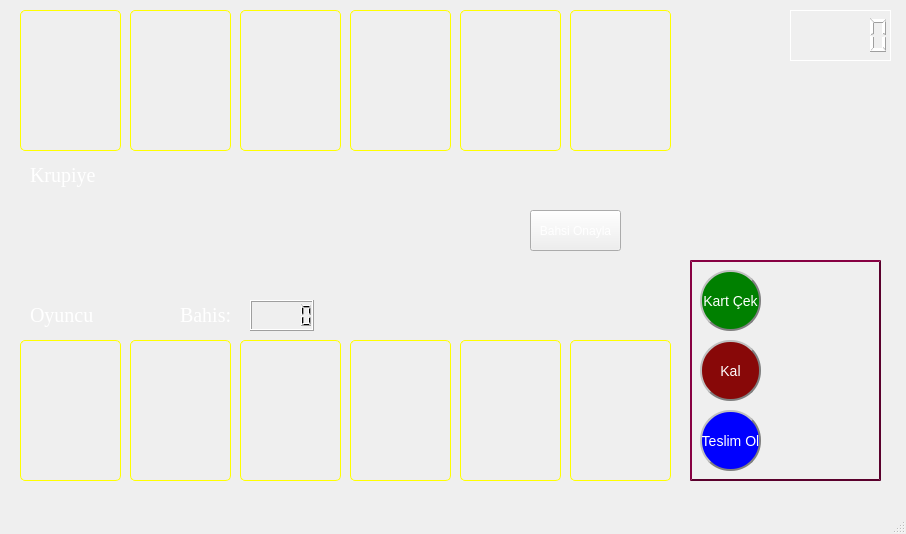
<?xml version="1.0" encoding="UTF-8"?>
<ui version="4.0">
 <class>MainWindow</class>
 <widget class="QMainWindow" name="MainWindow">
  <property name="geometry">
   <rect>
    <x>0</x>
    <y>0</y>
    <width>906</width>
    <height>534</height>
   </rect>
  </property>
  <property name="windowTitle">
   <string>MainWindow</string>
  </property>
  <property name="styleSheet">
   <string notr="true">background-image: url(C:/Users/herme/Desktop/BlackJack UI/assets/images/download.jpeg)</string>
  </property>
  <widget class="QWidget" name="centralwidget">
   <property name="cursor">
    <cursorShape>ArrowCursor</cursorShape>
   </property>
   <property name="styleSheet">
    <string notr="true"/>
   </property>
   <widget class="QLabel" name="p_card_1">
    <property name="geometry">
     <rect>
      <x>570</x>
      <y>340</y>
      <width>101</width>
      <height>141</height>
     </rect>
    </property>
    <property name="styleSheet">
     <string notr="true">border: 1px solid yellow;
border-radius: 5px</string>
    </property>
    <property name="text">
     <string/>
    </property>
    <property name="scaledContents">
     <bool>true</bool>
    </property>
   </widget>
   <widget class="QLabel" name="d_card_1">
    <property name="geometry">
     <rect>
      <x>570</x>
      <y>10</y>
      <width>101</width>
      <height>141</height>
     </rect>
    </property>
    <property name="styleSheet">
     <string notr="true">border: 1px solid yellow;
border-radius: 5px</string>
    </property>
    <property name="text">
     <string/>
    </property>
    <property name="scaledContents">
     <bool>true</bool>
    </property>
   </widget>
   <widget class="QLabel" name="p_card_2">
    <property name="geometry">
     <rect>
      <x>460</x>
      <y>340</y>
      <width>101</width>
      <height>141</height>
     </rect>
    </property>
    <property name="styleSheet">
     <string notr="true">border: 1px solid yellow;
border-radius: 5px</string>
    </property>
    <property name="text">
     <string/>
    </property>
    <property name="scaledContents">
     <bool>true</bool>
    </property>
   </widget>
   <widget class="QLabel" name="p_card_3">
    <property name="geometry">
     <rect>
      <x>350</x>
      <y>340</y>
      <width>101</width>
      <height>141</height>
     </rect>
    </property>
    <property name="styleSheet">
     <string notr="true">border: 1px solid yellow;
border-radius: 5px</string>
    </property>
    <property name="text">
     <string/>
    </property>
    <property name="scaledContents">
     <bool>true</bool>
    </property>
   </widget>
   <widget class="QLabel" name="p_card_4">
    <property name="geometry">
     <rect>
      <x>240</x>
      <y>340</y>
      <width>101</width>
      <height>141</height>
     </rect>
    </property>
    <property name="styleSheet">
     <string notr="true">border: 1px solid yellow;
border-radius: 5px</string>
    </property>
    <property name="text">
     <string/>
    </property>
    <property name="scaledContents">
     <bool>true</bool>
    </property>
   </widget>
   <widget class="QLabel" name="p_card_5">
    <property name="geometry">
     <rect>
      <x>130</x>
      <y>340</y>
      <width>101</width>
      <height>141</height>
     </rect>
    </property>
    <property name="styleSheet">
     <string notr="true">border: 1px solid yellow;
border-radius: 5px</string>
    </property>
    <property name="text">
     <string/>
    </property>
    <property name="scaledContents">
     <bool>true</bool>
    </property>
   </widget>
   <widget class="QLabel" name="p_card_6">
    <property name="geometry">
     <rect>
      <x>20</x>
      <y>340</y>
      <width>101</width>
      <height>141</height>
     </rect>
    </property>
    <property name="styleSheet">
     <string notr="true">border: 1px solid yellow;
border-radius: 5px</string>
    </property>
    <property name="text">
     <string/>
    </property>
    <property name="scaledContents">
     <bool>true</bool>
    </property>
   </widget>
   <widget class="QLabel" name="d_card_2">
    <property name="geometry">
     <rect>
      <x>460</x>
      <y>10</y>
      <width>101</width>
      <height>141</height>
     </rect>
    </property>
    <property name="styleSheet">
     <string notr="true">border: 1px solid yellow;
border-radius: 5px</string>
    </property>
    <property name="text">
     <string/>
    </property>
    <property name="scaledContents">
     <bool>true</bool>
    </property>
   </widget>
   <widget class="QLabel" name="d_card_3">
    <property name="geometry">
     <rect>
      <x>350</x>
      <y>10</y>
      <width>101</width>
      <height>141</height>
     </rect>
    </property>
    <property name="styleSheet">
     <string notr="true">border: 1px solid yellow;
border-radius: 5px</string>
    </property>
    <property name="text">
     <string/>
    </property>
    <property name="scaledContents">
     <bool>true</bool>
    </property>
   </widget>
   <widget class="QLabel" name="d_card_4">
    <property name="geometry">
     <rect>
      <x>240</x>
      <y>10</y>
      <width>101</width>
      <height>141</height>
     </rect>
    </property>
    <property name="styleSheet">
     <string notr="true">border: 1px solid yellow;
border-radius: 5px</string>
    </property>
    <property name="text">
     <string/>
    </property>
    <property name="scaledContents">
     <bool>true</bool>
    </property>
   </widget>
   <widget class="QLabel" name="d_card_5">
    <property name="geometry">
     <rect>
      <x>130</x>
      <y>10</y>
      <width>101</width>
      <height>141</height>
     </rect>
    </property>
    <property name="styleSheet">
     <string notr="true">border: 1px solid yellow;
border-radius: 5px</string>
    </property>
    <property name="text">
     <string/>
    </property>
    <property name="scaledContents">
     <bool>true</bool>
    </property>
   </widget>
   <widget class="QLabel" name="d_card_6">
    <property name="geometry">
     <rect>
      <x>20</x>
      <y>10</y>
      <width>101</width>
      <height>141</height>
     </rect>
    </property>
    <property name="styleSheet">
     <string notr="true">border: 1px solid yellow;
border-radius: 5px</string>
    </property>
    <property name="text">
     <string/>
    </property>
    <property name="scaledContents">
     <bool>true</bool>
    </property>
   </widget>
   <widget class="QLabel" name="label">
    <property name="geometry">
     <rect>
      <x>30</x>
      <y>160</y>
      <width>81</width>
      <height>31</height>
     </rect>
    </property>
    <property name="styleSheet">
     <string notr="true">font-size: 20px;
font-family: Georgia, serif;
color: white;
background-image: url(&quot;&quot;);</string>
    </property>
    <property name="text">
     <string>Krupiye</string>
    </property>
   </widget>
   <widget class="QLabel" name="label_2">
    <property name="geometry">
     <rect>
      <x>30</x>
      <y>300</y>
      <width>81</width>
      <height>31</height>
     </rect>
    </property>
    <property name="styleSheet">
     <string notr="true">font-size: 20px;
font-family: Georgia, serif;
color: white;background-image: url(&quot;&quot;);</string>
    </property>
    <property name="text">
     <string>Oyuncu</string>
    </property>
   </widget>
   <widget class="QLabel" name="playerPoints">
    <property name="geometry">
     <rect>
      <x>120</x>
      <y>310</y>
      <width>47</width>
      <height>13</height>
     </rect>
    </property>
    <property name="styleSheet">
     <string notr="true">color: white;background-image: url(&quot;&quot;);</string>
    </property>
    <property name="text">
     <string/>
    </property>
   </widget>
   <widget class="QLabel" name="dealerPoints">
    <property name="geometry">
     <rect>
      <x>130</x>
      <y>170</y>
      <width>47</width>
      <height>13</height>
     </rect>
    </property>
    <property name="styleSheet">
     <string notr="true">color: white;
opacity: 0%;background-image: url(&quot;&quot;);</string>
    </property>
    <property name="text">
     <string/>
    </property>
   </widget>
   <widget class="QLCDNumber" name="moneyLabel">
    <property name="geometry">
     <rect>
      <x>790</x>
      <y>10</y>
      <width>101</width>
      <height>51</height>
     </rect>
    </property>
    <property name="cursor">
     <cursorShape>UpArrowCursor</cursorShape>
    </property>
    <property name="styleSheet">
     <string notr="true">color: white;
border: 1px solid white;</string>
    </property>
   </widget>
   <widget class="QLCDNumber" name="betLabel">
    <property name="geometry">
     <rect>
      <x>250</x>
      <y>300</y>
      <width>64</width>
      <height>31</height>
     </rect>
    </property>
    <property name="toolTip">
     <string>&lt;html&gt;&lt;head/&gt;&lt;body&gt;&lt;p&gt;&lt;br/&gt;&lt;/p&gt;&lt;/body&gt;&lt;/html&gt;</string>
    </property>
    <property name="styleSheet">
     <string notr="true">font-family:</string>
    </property>
   </widget>
   <widget class="QLabel" name="label_3">
    <property name="geometry">
     <rect>
      <x>180</x>
      <y>300</y>
      <width>61</width>
      <height>31</height>
     </rect>
    </property>
    <property name="styleSheet">
     <string notr="true">font-size: 20px;
font-family: Georgia, serif;
color: white;background-image: url(&quot;&quot;);</string>
    </property>
    <property name="text">
     <string>Bahis:</string>
    </property>
   </widget>
   <widget class="QFrame" name="frame">
    <property name="geometry">
     <rect>
      <x>690</x>
      <y>260</y>
      <width>191</width>
      <height>221</height>
     </rect>
    </property>
    <property name="cursor">
     <cursorShape>ArrowCursor</cursorShape>
    </property>
    <property name="styleSheet">
     <string notr="true">background-image: url(C:/Users/herme/Desktop/BlackJack UI/assets/images/black.jpg);
border: 2px outset #5A002C;</string>
    </property>
    <property name="frameShape">
     <enum>QFrame::StyledPanel</enum>
    </property>
    <property name="frameShadow">
     <enum>QFrame::Raised</enum>
    </property>
    <widget class="QPushButton" name="hitButton">
     <property name="geometry">
      <rect>
       <x>10</x>
       <y>10</y>
       <width>61</width>
       <height>61</height>
      </rect>
     </property>
     <property name="cursor">
      <cursorShape>PointingHandCursor</cursorShape>
     </property>
     <property name="styleSheet">
      <string notr="true">background-color: #008000;
border-radius: 30px;
border: 2px solid grey;
border-style: outset;
background-image: url(&quot;&quot;);
color: white;
font-size: 14px</string>
     </property>
     <property name="text">
      <string>Kart Çek</string>
     </property>
    </widget>
    <widget class="QPushButton" name="standButton">
     <property name="geometry">
      <rect>
       <x>10</x>
       <y>80</y>
       <width>61</width>
       <height>61</height>
      </rect>
     </property>
     <property name="cursor">
      <cursorShape>PointingHandCursor</cursorShape>
     </property>
     <property name="styleSheet">
      <string notr="true">background-color: #880808;
border-radius: 30px;
border: 2px solid grey;
border-style: outset;
background-image: url(&quot;&quot;);
color: white;
font-size: 14px;</string>
     </property>
     <property name="text">
      <string>Kal</string>
     </property>
    </widget>
    <widget class="QPushButton" name="standButton_2">
     <property name="geometry">
      <rect>
       <x>10</x>
       <y>150</y>
       <width>61</width>
       <height>61</height>
      </rect>
     </property>
     <property name="cursor">
      <cursorShape>PointingHandCursor</cursorShape>
     </property>
     <property name="styleSheet">
      <string notr="true">background-color: blue;
border-radius: 30px;
border: 2px solid grey;
border-style: outset;
background-image: url(&quot;&quot;);
color: white;
font-size: 14px;</string>
     </property>
     <property name="text">
      <string>Teslim Ol</string>
     </property>
    </widget>
   </widget>
   <widget class="QPushButton" name="chip50Button">
    <property name="geometry">
     <rect>
      <x>300</x>
      <y>190</y>
      <width>91</width>
      <height>81</height>
     </rect>
    </property>
    <property name="cursor">
     <cursorShape>PointingHandCursor</cursorShape>
    </property>
    <property name="autoFillBackground">
     <bool>false</bool>
    </property>
    <property name="styleSheet">
     <string notr="true">border-radius: 40px;

border-style: outset;
border-image: url(C:/Users/herme/Desktop/BlackJack UI/assets/images/chip50.png);
</string>
    </property>
    <property name="text">
     <string/>
    </property>
   </widget>
   <widget class="QPushButton" name="chip10Button">
    <property name="geometry">
     <rect>
      <x>190</x>
      <y>190</y>
      <width>91</width>
      <height>81</height>
     </rect>
    </property>
    <property name="cursor">
     <cursorShape>PointingHandCursor</cursorShape>
    </property>
    <property name="mouseTracking">
     <bool>true</bool>
    </property>
    <property name="autoFillBackground">
     <bool>false</bool>
    </property>
    <property name="styleSheet">
     <string notr="true">border-radius: 40px;

border-style: outset;
border-image: url(C:/Users/herme/Desktop/BlackJack UI/assets/images/chip10.png);
</string>
    </property>
    <property name="text">
     <string/>
    </property>
   </widget>
   <widget class="QPushButton" name="chip100Button">
    <property name="geometry">
     <rect>
      <x>410</x>
      <y>190</y>
      <width>91</width>
      <height>81</height>
     </rect>
    </property>
    <property name="cursor">
     <cursorShape>PointingHandCursor</cursorShape>
    </property>
    <property name="autoFillBackground">
     <bool>false</bool>
    </property>
    <property name="styleSheet">
     <string notr="true">border-radius: 40px;
border-image: url(C:/Users/herme/Desktop/BlackJack UI/assets/images/chip100.png);
</string>
    </property>
    <property name="text">
     <string/>
    </property>
   </widget>
   <widget class="QPushButton" name="betButton">
    <property name="geometry">
     <rect>
      <x>530</x>
      <y>210</y>
      <width>91</width>
      <height>41</height>
     </rect>
    </property>
    <property name="styleSheet">
     <string notr="true">color: white;</string>
    </property>
    <property name="text">
     <string>Bahsi Onayla</string>
    </property>
   </widget>
   <widget class="QLabel" name="betLabel_2">
    <property name="geometry">
     <rect>
      <x>40</x>
      <y>250</y>
      <width>47</width>
      <height>13</height>
     </rect>
    </property>
    <property name="styleSheet">
     <string notr="true">color: white;</string>
    </property>
    <property name="text">
     <string/>
    </property>
   </widget>
   <zorder>frame</zorder>
   <zorder>p_card_1</zorder>
   <zorder>d_card_1</zorder>
   <zorder>p_card_2</zorder>
   <zorder>p_card_3</zorder>
   <zorder>p_card_4</zorder>
   <zorder>p_card_5</zorder>
   <zorder>p_card_6</zorder>
   <zorder>d_card_2</zorder>
   <zorder>d_card_3</zorder>
   <zorder>d_card_4</zorder>
   <zorder>d_card_5</zorder>
   <zorder>d_card_6</zorder>
   <zorder>label</zorder>
   <zorder>label_2</zorder>
   <zorder>playerPoints</zorder>
   <zorder>dealerPoints</zorder>
   <zorder>moneyLabel</zorder>
   <zorder>betLabel</zorder>
   <zorder>label_3</zorder>
   <zorder>chip50Button</zorder>
   <zorder>chip10Button</zorder>
   <zorder>chip100Button</zorder>
   <zorder>betButton</zorder>
   <zorder>betLabel_2</zorder>
  </widget>
  <widget class="QMenuBar" name="menubar">
   <property name="geometry">
    <rect>
     <x>0</x>
     <y>0</y>
     <width>906</width>
     <height>21</height>
    </rect>
   </property>
  </widget>
  <widget class="QStatusBar" name="statusbar"/>
 </widget>
 <resources/>
 <connections/>
</ui>
